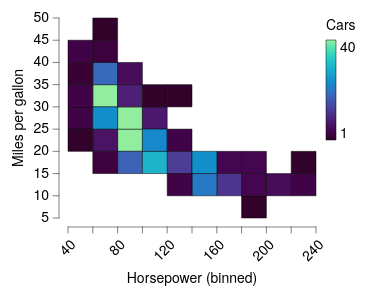

Describe this chart as a Vega-Lite specification.
### Vega-Lite specification from a JSON file in a GitHub repository (floating-point values rounded to 4 significant figures; data arrays with more than 128 entries replaced by an {"elided": "..."} marker saying what was removed)
{"background": null, "config": {"arc": {"fill": "#DBDBDB", "fillOpacity": 1.0, "innerRadius": 25.0, "padAngle": 0.03, "stroke": "black", "strokeOpacity": 1, "strokeWidth": 0.25}, "area": {"fill": "#DBDBDB", "fillOpacity": 1.0, "stroke": "black", "strokeOpacity": 1, "strokeWidth": 0.25}, "axis": {"domain": true, "domainCap": "round", "domainColor": "black", "domainWidth": 0.25, "grid": false, "gridCap": "round", "gridColor": "#F1F1F1", "gridDash": [0, 0], "gridOpacity": 1.0, "gridWidth": 0.25, "labelColor": "black", "labelFont": "Helvetica Neue, HelveticaNeue, Helvetica, Arial, sans-serif", "labelFontSize": 7, "labelFontStyle": "normal", "labelFontWeight": 400, "offset": 4.5, "ticks": true, "tickCap": "round", "tickColor": "black", "tickRound": false, "tickSize": 3, "tickWidth": 0.25, "titleColor": "black", "titleFont": "Helvetica Neue, HelveticaNeue, Helvetica, Arial, sans-serif", "titleFontSize": 7, "titleFontStyle": "normal", "titleFontWeight": 400}, "axisX": {"domain": true, "labelAlign": "right", "labelAngle": 315, "labels": true, "ticks": true, "translate": 0}, "axisY": {"domain": true, "labelAlign": "right", "labelAngle": 0, "labels": true, "ticks": true, "translate": 0}, "axisRight": {"domain": true, "labelAlign": "left", "labelAngle": 0, "labels": true, "ticks": true, "translate": 0}, "axisTop": {"domain": true, "labelAlign": "left", "labelAngle": 45, "labels": true, "ticks": true, "translate": 0}, "axisBand": {"tickOffset": 0}, "bar": {"fill": "#DBDBDB", "fillOpacity": 1.0, "stroke": "black", "strokeOpacity": 1, "strokeWidth": 0.25}, "boxplot": {"size": 9.0, "ticks": {"cornerRadius": 0.25, "fill": "black", "opacity": 1, "size": 4.5, "thickness": 0.25}, "box": {"fillOpacity": 1.0, "stroke": "black", "strokeOpacity": 1, "strokeWidth": 0.25}, "median": {"cornerRadius": 0, "fill": "black", "fillOpacity": 1.0, "opacity": 1, "size": 9.0, "thickness": 0.25}, "rule": {"fill": "black", "fillOpacity": 1.0, "size": 10.0, "stroke": "black", "strokeDash": [0, 0], "strokeOpacity": 1, "strokeWidth": 0.25}, "outliers": {"color": "black", "fill": "black", "fillOpacity": 1.0, "size": 0, "stroke": "black", "strokeOpacity": 1, "strokeWidth": 0.25}}, "circle": {"fill": "black", "fillOpacity": 1.0, "size": 1.25, "stroke": null, "strokeOpacity": 1, "strokeWidth": 0.25}, "errorband": {"band": {"fillOpacity": 0.6, "stroke": null, "strokeWidth": 0.25, "strokeOpacity": 1}, "borders": {"opacity": 0, "strokeOpacity": 0.25, "strokeWidth": 1}}, "errorbar": {"opacity": 1, "rule": {"strokeDash": [0, 0], "strokeWidth": 0.25}, "ticks": {"color": "black", "cornerRadius": 0.125, "opacity": 1, "size": 6.0, "thickness": 0.25}, "thickness": 0.25}, "font": "Helvetica Neue, HelveticaNeue, Helvetica, Arial, sans-serif", "geoshape": {"fill": "#DBDBDB", "fillOpacity": 1.0, "stroke": "black", "strokeOpacity": 1, "strokeWidth": 0.25}, "header": {"labelColor": "black", "labelFont": "Helvetica Neue, HelveticaNeue, Helvetica, Arial, sans-serif", "labelFontSize": 7, "labelFontStyle": "normal", "labelFontWeight": 400, "titleColor": "black", "titleFont": "Helvetica Neue, HelveticaNeue, Helvetica, Arial, sans-serif", "titleFontSize": 7, "titleFontStyle": "normal", "titleFontWeight": 400, "titlePadding": 0}, "legend": {"disable": false, "offset": 4.5, "titlePadding": 4, "labelOffset": 2, "gradientLabelOffset": 2, "gradientLength": 50.0, "gradientThickness": 5.0, "gradientOpacity": 1.0, "gradientStrokeColor": "black", "gradientStrokeWidth": 0.25, "labelColor": "black", "labelFont": "Helvetica Neue, HelveticaNeue, Helvetica, Arial, sans-serif", "labelFontSize": 7, "labelFontStyle": "normal", "labelFontWeight": 400, "strokeColor": "black", "strokeWidth": 0, "symbolSize": 42, "symbolStrokeColor": "black", "symbolStrokeWidth": 0.25, "titleColor": "black", "titleFont": "Helvetica Neue, HelveticaNeue, Helvetica, Arial, sans-serif", "titleFontSize": 7, "titleFontStyle": "normal", "titleFontWeight": 400}, "line": {"color": "black", "stroke": "black", "strokeCap": "butt", "strokeDash": [0, 0], "strokeOpacity": 1, "strokeWidth": 0.5}, "point": {"filled": true, "fill": "#DBDBDB", "fillOpacity": 1.0, "size": 5.0, "stroke": "black", "strokeOpacity": 1, "strokeWidth": 0.25}, "range": {"category": ["#B2B2B2", "#636363", "#4A7CD3", "#008542", "#382864", "#509F98", "#284F93", "#005226", "#A398D6", "#173633"], "diverging": {"scheme": ["#443E60", "#5F597E", "#7C759B", "#9994B6", "#B7B4CC", "#D6D5DC", "#F6F6F6", "#D1DAD9", "#A4C2BF", "#7AA9A4", "#578E89", "#37736E", "#1B5954"]}, "heatmap": {"scheme": ["#32022B", "#43044D", "#4C196E", "#4D338C", "#484DA6", "#3A68BB", "#1D83CA", "#1D9CCB", "#23B5C9", "#28CDC5", "#4DE0B4", "#91EE9F"]}, "ordinal": {"scheme": ["#F1F1F1", "#DBDBDB", "#C6C6C6", "#B2B2B2", "#9D9D9D", "#898989", "#767676", "#636363", "#515151", "#404040", "#2F2F2F", "#1F1F1F"]}, "ramp": {"scheme": ["#32022B", "#43044D", "#4C196E", "#4D338C", "#484DA6", "#3A68BB", "#1D83CA", "#1D9CCB", "#23B5C9", "#28CDC5", "#4DE0B4", "#91EE9F"]}}, "rule": {"color": "black", "stroke": "black", "strokeCap": "round", "strokeDash": [2, 2], "strokeOpacity": 1, "strokeWidth": 0.25}, "scale": {"bandPaddingInner": 0.1, "bandPaddingOuter": 0.1, "round": false}, "rect": {"fill": "#DBDBDB", "fillOpacity": 1.0, "stroke": "black", "strokeOpacity": 1, "strokeWidth": 0.25}, "square": {"fill": "#DBDBDB", "fillOpacity": 1.0, "size": 10.0, "stroke": "black", "strokeOpacity": 1, "strokeWidth": 0.25}, "text": {"color": "black", "font": "Helvetica Neue, HelveticaNeue, Helvetica, Arial, sans-serif", "fontSize": 7, "fontStyle": "normal", "fontWeight": 400}, "tick": {"color": "black", "cornerRadius": 0.125, "opacity": 1.0, "size": 9.0, "thickness": 0.25}, "title": {"anchor": "middle", "frame": "group", "color": "black", "font": "Helvetica Neue, HelveticaNeue, Helvetica, Arial, sans-serif", "fontSize": 7, "fontStyle": "normal", "fontWeight": 400, "subtitleColor": "black", "subtitleFont": "Helvetica Neue, HelveticaNeue, Helvetica, Arial, sans-serif", "subtitleFontSize": "Helvetica Neue, HelveticaNeue, Helvetica, Arial, sans-serif", "subtitleFontStyle": "normal", "subtitleFontWeight": 400}, "trail": {"color": "black", "opacity": 1, "size": 0.5}, "view": {"continuousWidth": 124, "continuousHeight": 100, "discreteWidth": 124, "discreteHeight": 100, "fill": null, "stroke": null, "strokeWidth": 0.25}}, "data": {"name": "data-7285c4e2e195e5a75737a34913199f5f"}, "mark": {"type": "rect"}, "encoding": {"color": {"aggregate": "count", "title": "Cars", "type": "quantitative"}, "x": {"bin": {"maxbins": 12}, "field": "Horsepower", "type": "quantitative"}, "y": {"bin": {"maxbins": 12}, "field": "Miles_per_Gallon", "title": "Miles per gallon", "type": "quantitative"}}, "$schema": "https://vega.github.io/schema/vega-lite/v6.4.1.json", "datasets": {"data-7285c4e2e195e5a75737a34913199f5f": {"elided": "392 records"}}}
